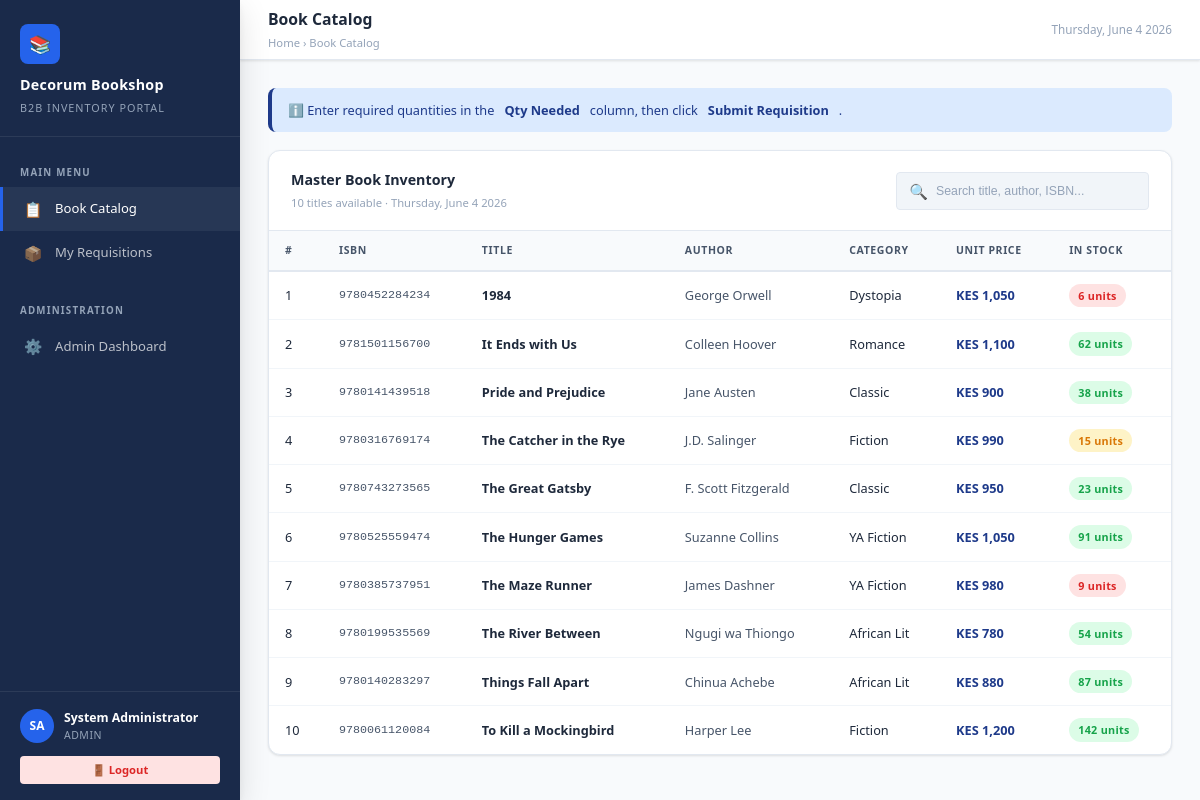
The page / (signed in) on the database its author committed.
### tables this page shows
CREATE TABLE books (
    id             INT           NOT NULL AUTO_INCREMENT,
    isbn           VARCHAR(20)   NOT NULL,
    title          VARCHAR(255)  NOT NULL,
    author         VARCHAR(150)  NOT NULL,
    publisher      VARCHAR(150)  DEFAULT NULL,
    category       VARCHAR(80)   DEFAULT NULL,
    price          DECIMAL(10,2) NOT NULL DEFAULT 0.00,
    stock_quantity INT           NOT NULL DEFAULT 0,
    year_published YEAR          DEFAULT NULL,
    created_at     TIMESTAMP     NOT NULL DEFAULT CURRENT_TIMESTAMP,
    updated_at     TIMESTAMP     NOT NULL DEFAULT CURRENT_TIMESTAMP ON UPDATE CURRENT_TIMESTAMP,
    PRIMARY KEY (id),
    UNIQUE KEY uq_isbn (isbn)
);

### includes/auth_guard.php (called while the page is built, shortened)
<?php
function sessionGet($key, $default = '') {
    return isset($_SESSION[$key]) ? $_SESSION[$key] : $default;
}
function getUserInitials() {
    $name  = sessionGet('full_name', 'User');
    $parts = explode(' ', $name);
    $initials = '';
    foreach ($parts as $part) {
        $initials .= strtoupper(substr($part, 0, 1));
    }
    return substr($initials, 0, 2);
}
?>

### index.php (the view, shortened to what this page needs)
<?php
require_once __DIR__ . '/includes/auth_guard.php';
require_once __DIR__ . '/includes/db_connect.php';
$stmt  = $pdo->query("SELECT * FROM books ORDER BY title ASC");
$books = $stmt->fetchAll();
$fullName  = sessionGet('full_name');
$role      = sessionGet('role');
$initials  = getUserInitials();
$today     = date('l, F j Y');
?>
<!DOCTYPE html>
<html lang="en">
<head>
  <link rel="stylesheet" href="css/style.css">
</head>
<body>
<div class="app-wrapper">
  <aside class="sidebar">
    <div class="sidebar-brand">
      <div class="brand-icon">📚</div>
      <h1>Decorum Bookshop</h1>
      <p>B2B Inventory Portal</p>
    </div>
    <nav class="sidebar-nav">
      <p class="nav-section-label">Main Menu</p>
      <ul>
        <li class="nav-item"><a href="index.php" class="active"><span class="nav-icon">📋</span> Book Catalog</a></li>
        <li class="nav-item"><a href="my_requisitions.php"><span class="nav-icon">📦</span> My Requisitions</a></li>
      </ul>
      <?php if ($role === 'admin'): ?>
      <p class="nav-section-label" style="margin-top:16px;">Administration</p>
      <ul>
        <li class="nav-item"><a href="dashboard.php"><span class="nav-icon">⚙️</span> Admin Dashboard</a></li>
      </ul>
      <?php endif; ?>
    </nav>
    <div class="sidebar-footer">
      <div class="user-info">
        <div class="user-avatar"><?php echo $initials; ?></div>
        <div class="user-details">
          <div class="user-name"><?php echo htmlspecialchars($fullName); ?></div>
          <div class="user-role"><?php echo ucfirst($role); ?></div>
        </div>
      </div>
      <a href="logout.php" class="btn btn-logout btn-sm" style="width:100%;justify-content:center;">🚪 Logout</a>
    </div>
  </aside>
  <main class="main-content">
    <div class="topbar">
      <div class="topbar-left">
        <h2>Book Catalog</h2>
        <div class="breadcrumb">Home › Book Catalog</div>
      </div>
      <div class="topbar-right">
        <span style="font-size:0.78rem;color:var(--grey-400);"><?php echo $today; ?></span>
      </div>
    </div>
    <div class="page-body">
      <div class="alert alert-info">
        ℹ️ Enter required quantities in the <strong>Qty Needed</strong> column, then click <strong>Submit Requisition</strong>.
      </div>
      <form action="process_requisition.php" method="POST" id="requisitionForm">
        <div class="table-card">
          <div class="table-header">
            <div>
              <h3>Master Book Inventory</h3>
              <div class="table-subtitle">
                <?php echo count($books); ?> titles available · <?php echo $today; ?>
              </div>
            </div>
            <div class="table-actions">
              <div class="search-box">
                <span>🔍</span>
                <input type="text" placeholder="Search title, author, ISBN..." id="searchInput">
              </div>
            </div>
          </div>
          <table id="catalogTable">
            <thead>
              <tr>
                <th>#</th>
                <th>ISBN</th>
                <th>Title</th>
                <th>Author</th>
                <th>Category</th>
                <th>Unit Price</th>
                <th>In Stock</th>
              </tr>
            </thead>
            <tbody>
              <?php if (empty($books)): ?>
                <tr>
                  <td colspan="8" style="text-align:center;padding:40px;color:var(--grey-400);">
                    No books in inventory yet. Admin can add books via the dashboard.
                  </td>
                </tr>
              <?php else: ?>
                <?php foreach ($books as $i => $book): ?>
                  <?php
                    $qty = (int)$book['stock_quantity'];
                    if ($qty >= 20)       $stockClass = 'stock-high';
                    elseif ($qty >= 10)   $stockClass = 'stock-medium';
                    else                  $stockClass = 'stock-low';
                  ?>
                  <tr>
                    <td><?php echo $i + 1; ?></td>
                    <td class="td-isbn"><?php echo htmlspecialchars($book['isbn']); ?></td>
                    <td class="td-title"><?php echo htmlspecialchars($book['title']); ?></td>
                    <td class="td-author"><?php echo htmlspecialchars($book['author']); ?></td>
                    <td><?php echo htmlspecialchars($book['category'] ?? '—'); ?></td>
                    <td class="td-price">KES <?php echo number_format($book['price'], 0); ?></td>
                    <td>
                      <span class="stock-badge <?php echo $stockClass; ?>">
                        <?php echo $qty; ?> units
                      </span>
                    </td>
                  </tr>
                <?php endforeach; ?>
              <?php endif; ?>
            </tbody>
          </table>
        </div>
      </form>
    </div>
  </main>
</div>
</body>
</html>

### rows shown on the page
books: isbn "9780452284234", title "1984", author "George Orwell", category "Dystopia", price "1,050", stock_quantity "6"
books: isbn "9781501156700", title "It Ends with Us", author "Colleen Hoover", category "Romance", price "1,100", stock_quantity "62"
books: isbn "9780141439518", title "Pride and Prejudice", author "Jane Austen", category "Classic", price "900", stock_quantity "38"
books: isbn "9780316769174", title "The Catcher in the Rye", author "J.D. Salinger", category "Fiction", price "990", stock_quantity "15"
books: isbn "9780743273565", title "The Great Gatsby", author "F. Scott Fitzgerald", category "Classic", price "950", stock_quantity "23"
books: isbn "9780525559474", title "The Hunger Games", author "Suzanne Collins", category "YA Fiction", price "1,050", stock_quantity "91"
books: isbn "9780385737951", title "The Maze Runner", author "James Dashner", category "YA Fiction", price "980", stock_quantity "9"
books: isbn "9780199535569", title "The River Between", author "Ngugi wa Thiongo", category "African Lit", price "780", stock_quantity "54"
books: isbn "9780140283297", title "Things Fall Apart", author "Chinua Achebe", category "African Lit", price "880", stock_quantity "87"
books: isbn "9780061120084", title "To Kill a Mockingbird", author "Harper Lee", category "Fiction", price "1,200", stock_quantity "142"

### other values the page prints
$initials "SA"
$fullName "System Administrator"
$role "ADMIN"
count($books) "10"
